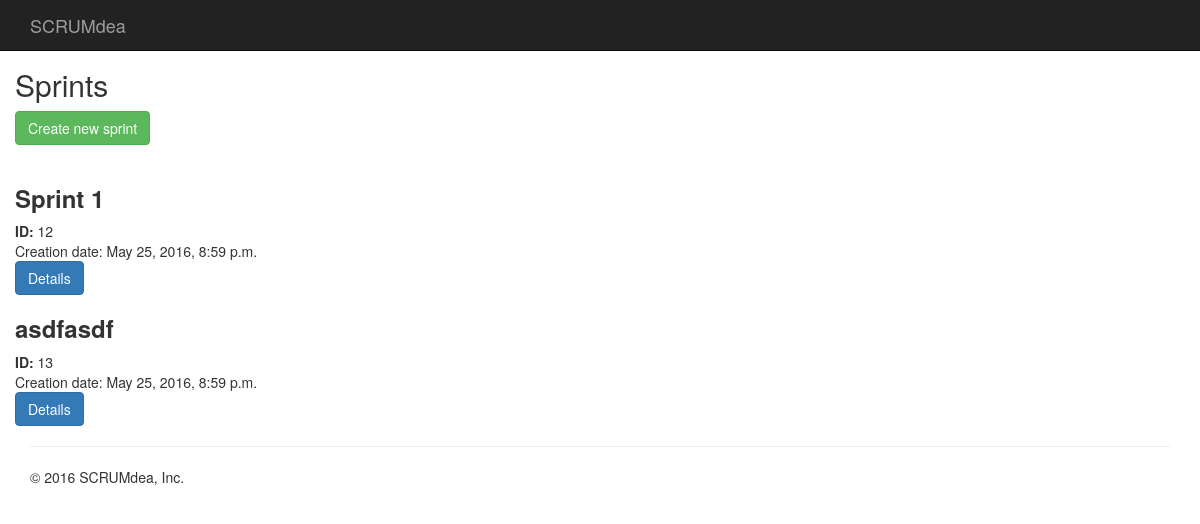
The app's page /projects/18/sprints/ (signed in), older data.
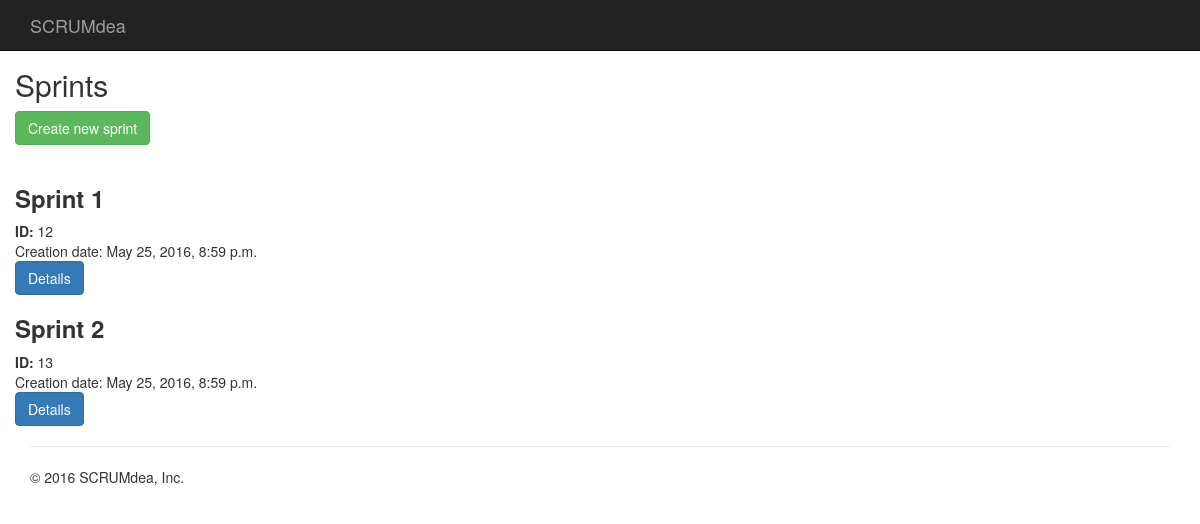
The same page, newer data.
### scrumdea/models.py (models this page shows)
class Sprint(models.Model):
    name = models.CharField(max_length=100)
    project = models.ForeignKey(Project, on_delete=models.CASCADE)
    creation_date = timezone.now()
    finishing_date = models.DateTimeField(null=True)

### scrumdea/views.py (the view)
# urls.py: url(r'^projects/(?P<pk>\d+)/sprints/$', views.SprintListView.as_view(), name='sprint_list_view'),
class SprintListView(LoginRequiredMixin, ListView):
    model = src_models.Sprint
    template_name = "scrumdea/sprint/sprint-list.html"
    def get_queryset(self):
        return src_models.Sprint.objects.filter(project=self.kwargs['pk'])
    def get_context_data(self, **kwargs):
        context = super(SprintListView, self).get_context_data(**kwargs)
        context['project'] = src_models.Project.objects.get(id=self.kwargs['pk'])
        return context

### scrumdea/templates/scrumdea/sprint/sprint-list.html (shortened to what this page needs)
{% extends "scrumdea/base.html" %}
{% block content %}
    <h2>Sprints</h2>
    <a href="{% url 'sprint_create_view' pk=project.id %}"> <button type="button" class="btn btn-success">Create new sprint</button></a>
    <p> <br></p>
    {% for sprint in object_list %}
        <h3><strong>{{ sprint.name }} </strong></h3>
        <strong>ID:</strong> {{ sprint.id }}<br/>
        <stron>Creation date:</stron> {{ sprint.creation_date }}<br/>
        <a href=" "> <button type="button" class="btn btn-primary">Details</button></a>
    {% endfor %}
{% endblock %}

Row changes from the older to the newer data that the page shows:
changed Sprint id 13: name "asdfasdf" → "Sprint 2"
